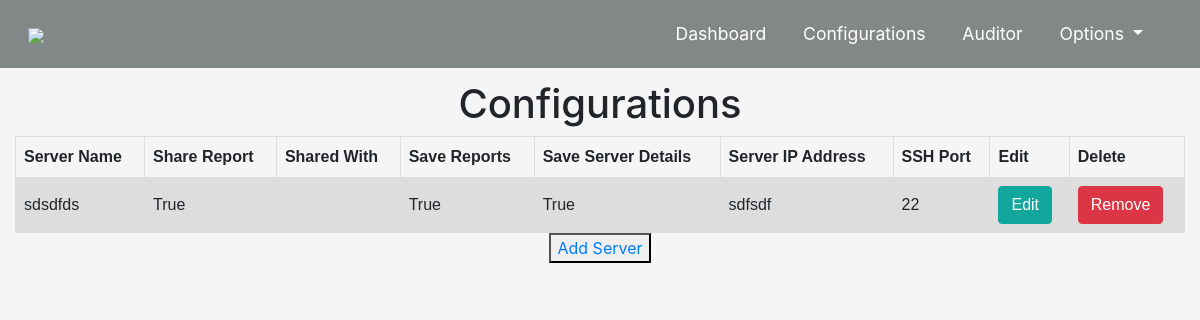
Before: /ad/configuration/ (signed in) with the older database file.
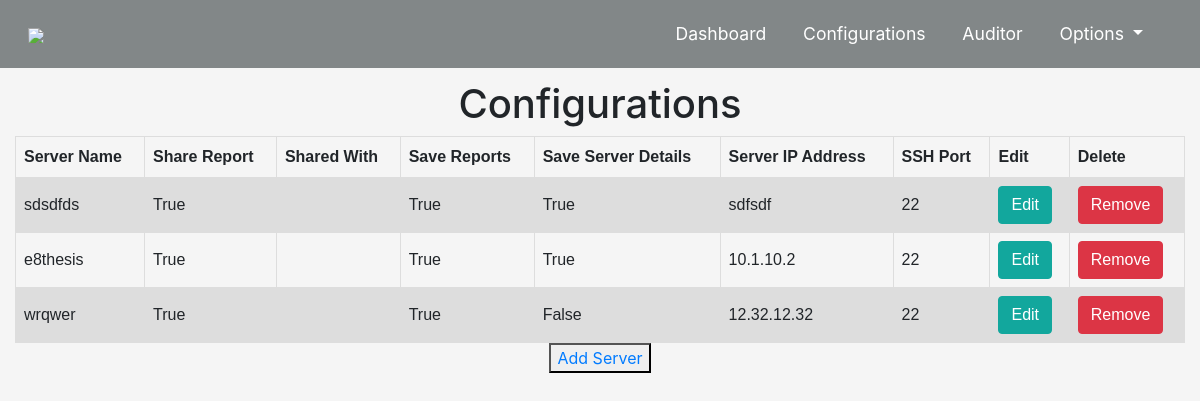
After: the same page with the newer database file.
### ad/models.py (models this page shows)
class Server(models.Model):
    owner = models.ForeignKey(User, models.CASCADE)
    name = models.CharField(max_length=50)
    server_address = models.CharField(max_length=20)
    ssh_port = models.IntegerField(default=22)
    save_server_details = models.BooleanField(default=False)
    save_reports = models.BooleanField(default=True)
    share_reports = models.BooleanField(default=True)

### ad/views.py (the view)
# urls.py: path('configuration/', views.configuration, name='configuration'),
def configuration(request):
    servers = Server.objects.filter(owner_id=request.user.id)
    for server in servers:
        print(server.id)
    context = {
        'servers': servers
        }
    return render(request, 'ad/configuration.html', context)

### templates/ad/configuration.html (shortened to what this page needs)
{% extends 'base.html' %}
{% block content %}
    <h1>Configurations</h1>
    <table>
        <tr>
            <th>Server Name</th>
            <th>Share Report</th>
            <th>Shared With</th>
            <th>Save Reports</th>
            <th>Save Server Details</th>
            <th>Server IP Address</th>
            <th>SSH Port </th>
            <th>Edit </th>
            <th>Delete </th>
        </tr>
        {% if servers|length == 0 %}
            <tr>
            <td colspan="4">You dont have any servers! <a href="{% url 'add_server' %}">Add a server</a></td>
            </tr>
        {% else %}
            {% for server in servers %}
            <tr>
                <td>{{ server.name }}</td>
                <td>{{ server.share_reports }}</td>
                <td></td>
                <td>{{ server.save_reports }}</td>
                <td>{{ server.save_server_details }}</td>
                <td>{{ server.server_address }}</td>
                <td>{{ server.ssh_port }}</td>
                <td><button class="btn btn-primary">Edit</button></td>
                <td><button class="btn btn-danger">Remove</button></td>
            </tr>
            {% endfor %}
    </table>
            <button><a href="{% url 'add_server' %}">Add Server</a></button>
        {% endif %}
{% endblock %}

### templates/base.html (shortened to what this page needs)
<!DOCTYPE html>
<html>
  <head>
    <link rel="stylesheet" href="https://stackpath.bootstrapcdn.com/bootstrap/4.5.0/css/bootstrap.min.css"
    >
    {% load static %}
    <link rel="stylesheet" href={% static "css/style.css" %}>
  </head>
  <body>
    {% block body %}
    <nav class="navbar navbar-expand-md navbar-light fixed-top">
        <div class="container-fluid">
            <a class="navbar-brand" href="{% url 'index' %}">
                <img class="logo" src="#">
            </a>
            <div class="collapse navbar-collapse" id="navbarResponsive">
                <ul class="navbar-nav ml-auto">
                    {% if user.is_authenticated %}
                        <li class="navbar-item active">
                            <a class="nav-link" href="{% url 'dashboard' %}">Dashboard</a>
                        </li>
                        <li class="navbar-item active">
                            <a class="nav-link" href="{% url 'configuration' %}">Configurations</a>
                        </li>
                        <li class="navbar-item active">
                            <a class="nav-link" href="{% url 'auditor' %}">Auditor</a>
                        </li>
                        <li class="nav-item dropdown">
                            <a class="nav-link dropdown-toggle" href="#" id="navbarDropdown" role="button" data-toggle="dropdown" aria-haspopup="true" aria-expanded="false">
                            Options
                            </a>
                        </li>
                          {% endif %}
                    </ul>
                </div>
            </div>
    </nav>
<div class="container-fluid padding-top text-center app-container dark-theme">
        {% block content %}
        {% endblock %}
    {% endblock %}
    </div>
  </body>
</html>

### templates/static/css/style.css (style rules this page uses)
html body { background-color: #f5f5f5; }
.navbar { background: #828788; }
.navbar-light a, .navbar-light .navbar-nav .active>.nav-link, .navbar-light .navbar-nav .nav-link { color: white; }
.navbar { padding: .8rem; }
.navbar-nav li { padding-right: 1.3rem; }
.nav-link { font-size: 1.1em !important; }
.navbar-brand img { height: 2rem; }
.btn-primary { background-color: #12a79d; border: 1px solid #12a79d; }
.collapse { color: whitesmoke; }
.padding-top { padding-top: 5rem; }
table { font-family: arial, sans-serif; border-collapse: collapse; width: 100%; }
td, th { border: 1px solid #dddddd; text-align: left; padding: 8px; }
tr:nth-child(even) { background-color: #dddddd; }

Changed rows visible on the page:
added Server: name "e8thesis", share_reports "True", save_reports "True", save_server_details "True", server_address "10.1.10.2", ssh_port "22"
added Server: name "wrqwer", share_reports "True", save_reports "True", save_server_details "False", server_address "12.32.12.32", ssh_port "22"
